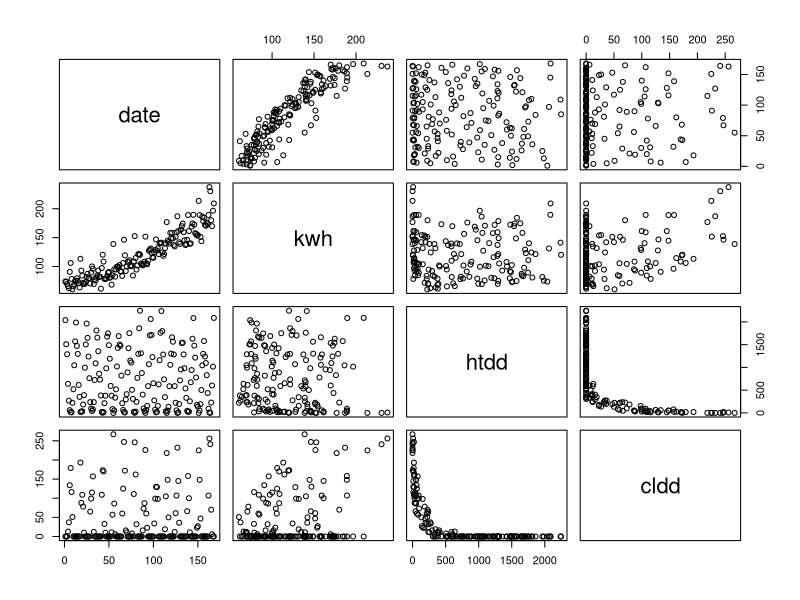
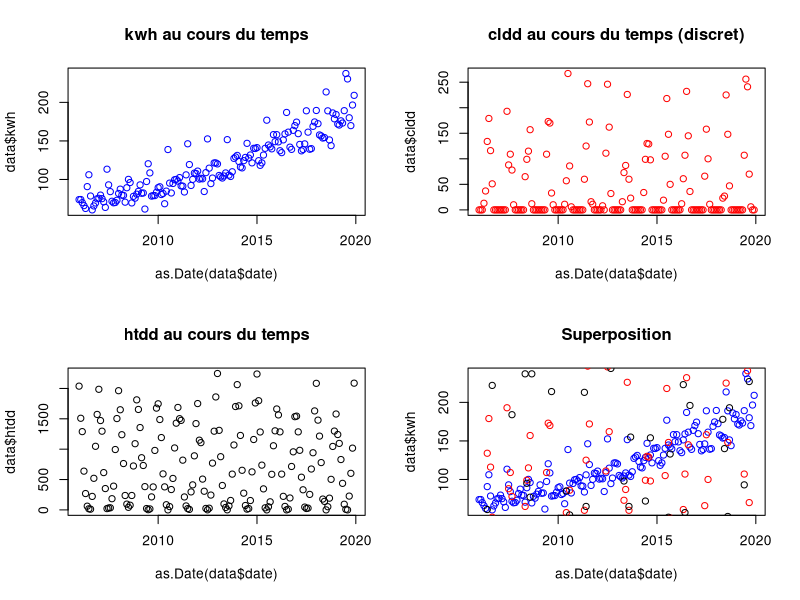
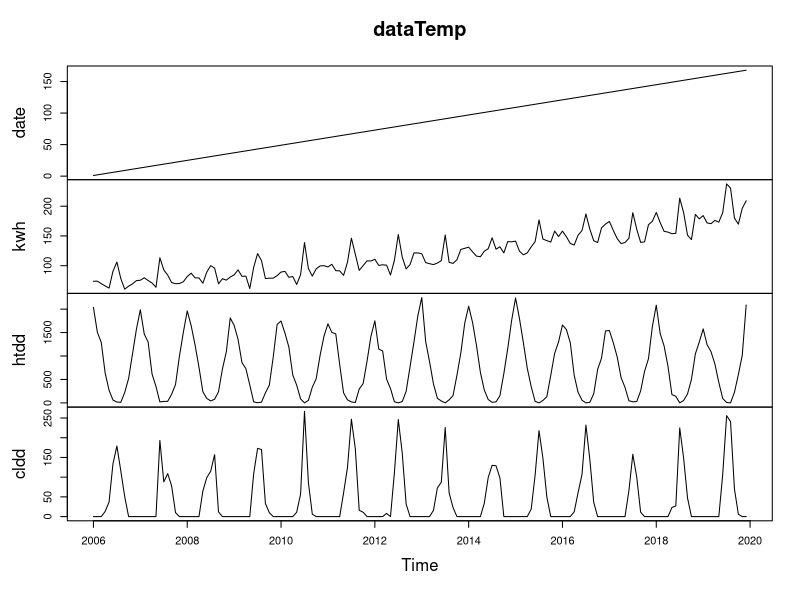
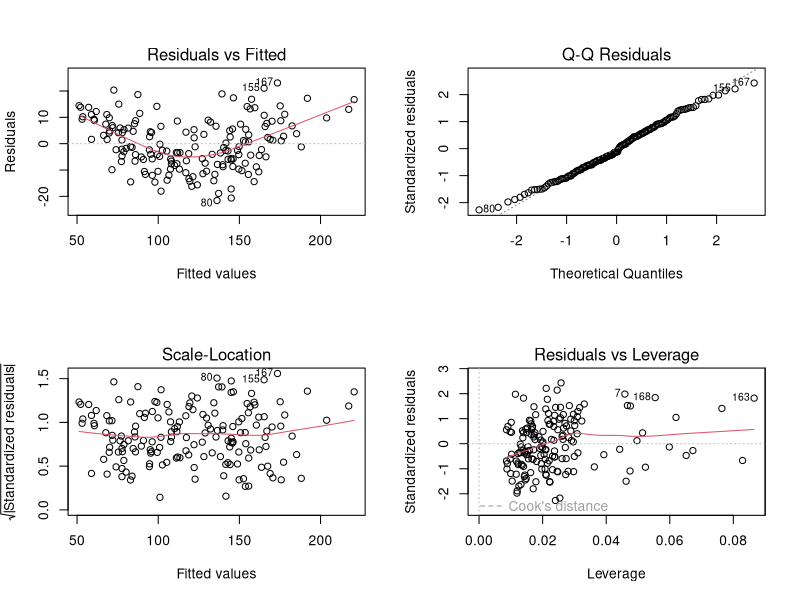
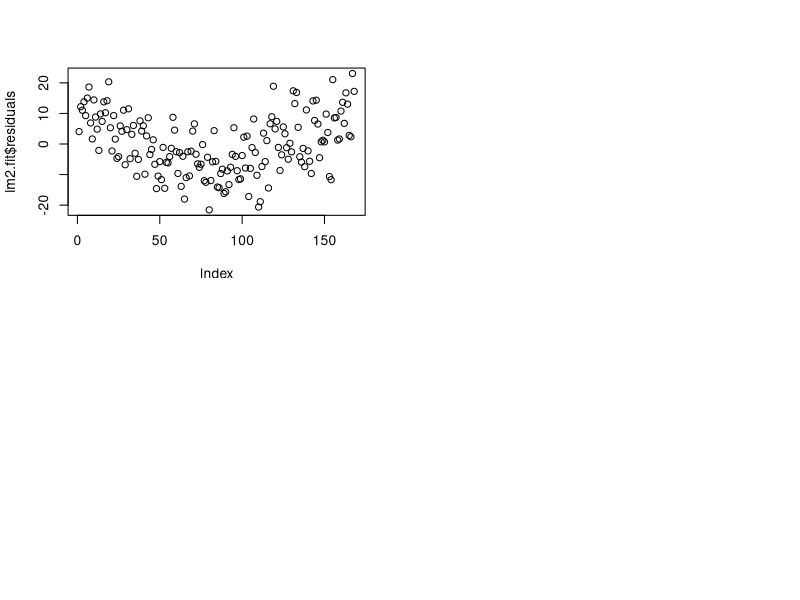
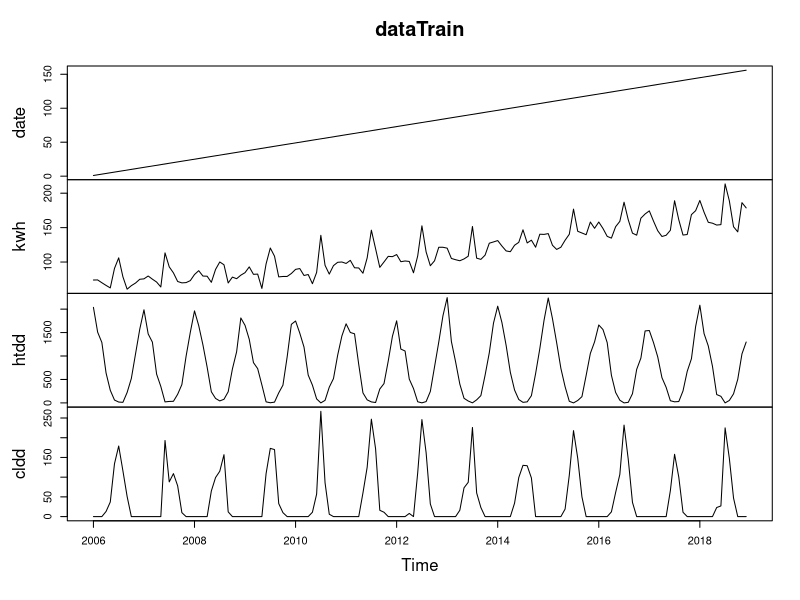
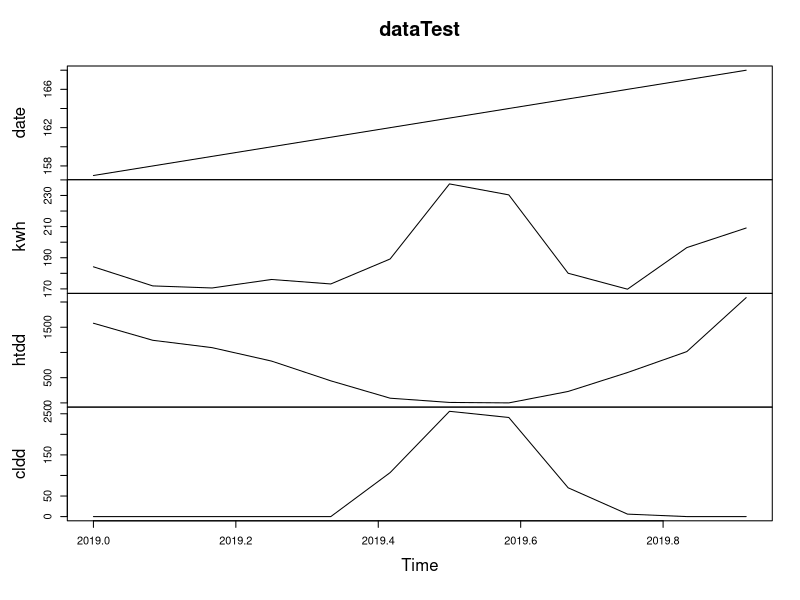
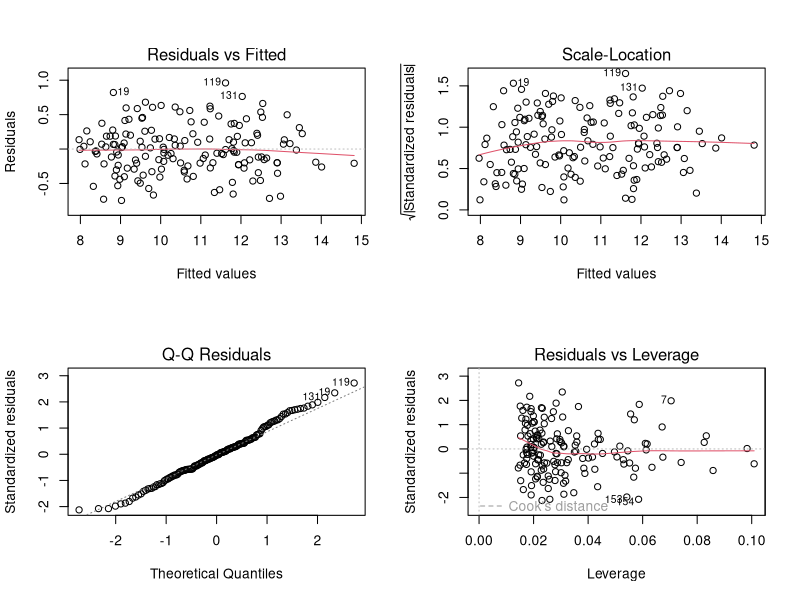

R code for these plots, in order:
## ---- chunk 1
data <- read.table("Data_app.txt", header=TRUE)
names(data)
head(data)
summary(data)
## ---- chunk 2
plot(data)

par(mfrow=c(2,2))
plot(as.Date(data$date),data$kwh,col="blue" )
title("kwh au cours du temps")
plot(as.Date(data$date),data$cldd,col="red")
title("cldd au cours du temps (discret)")
plot(as.Date(data$date),data$htdd)
title("htdd au cours du temps")

plot(as.Date(data$date),data$kwh,col="blue" )
points(as.Date(data$date),data$cldd,col="red")
points(as.Date(data$date),data$htdd)
title("Superposition")

dataTemp <- ts(data, start = c(2006,1), frequency=12)
plot(dataTemp)

htdd <- dataTemp[,"htdd"]
cldd <- dataTemp[,"cldd"]
kwh <- dataTemp[,"kwh"]
date <-dataTemp[,"date"]

## ---- chunk 3


#on commence notre regression avec le prédicteur htdd uniquement 
lm0.fit <- lm(kwh ~ htdd  )

#On ajoute le prédicteur cldd
lm1.fit <- lm(kwh ~ htdd + cldd )

#On ajoute le prédicteur date
lm2.fit <- lm(kwh ~ date + htdd + cldd)

#On compare les trois modèles
summary(lm0.fit)
summary(lm1.fit)
summary(lm2.fit)

## ---- chunk 4
par(mfrow=c(2,2))
plot(lm2.fit)
## ---- chunk 5
library(lmtest)
lmtest::bptest(lm2.fit)
## ---- chunk 6
data[c(7,168,163),]
## ---- chunk 7
plot(lm2.fit$residuals)
## ---- chunk 8

dataTrainBrut <- dataTemp[1:156,]
dataTestBrut <- dataTemp[157:168,]
dataTrain <- ts(dataTrainBrut, start = c(2006,1), frequency=12)
dataTest <- ts(dataTestBrut, start = c(2019,1), frequency=12)
yTest <- dataTemp[157:168,2]
plot(dataTrain)
plot(dataTest)


## ---- chunk 9
#la fonction attend comme paramètre la somme des résidus. Dans notre cas , ils sont accessibles via la commande modele_regression$residuals
compute_rmse <- function(x){
  sqrt(mean(x^2))
}

## ---- chunk 10

lm2.fit <- lm(kwh ~ date + htdd + cldd, data = dataTrain)
yEstime2 <- predict(lm2.fit, newdata = dataTest)
residus2 <- yTest-yEstime2
compute_rmse(residus2)

lm3.fit <- lm(kwh ~ htdd + date + cldd + I(date^2), data= dataTrain )
yEstime3 <- predict(lm3.fit, newdata = dataTest)
residus3 <- yTest-yEstime3
compute_rmse(residus3)

lm4.fit <- lm(log(kwh) ~ htdd + date + cldd + I(date^2), data= dataTrain )
yEstime4 <- predict(lm4.fit, newdata = dataTest)
yEstime4 <- exp(yEstime4)
residus4 <- yTest-yEstime4
compute_rmse(residus4)

lm5.fit <- lm(sqrt(kwh) ~ htdd +  date + cldd  + I(date^2) , data= dataTrain )
yEstime5 <- predict(lm5.fit, newdata = dataTest)
yEstime5 <- yEstime5^2
residus5 <- yTest-yEstime5
compute_rmse(residus5)


lm6.fit <- lm(kwh ~ htdd + date + cldd  + sqrt(date)+ I(date^2), data= dataTrain )
yEstime6 <- predict(lm6.fit, newdata = dataTest)
residus6 <- yTest-yEstime6
compute_rmse(residus6)

summary(lm2.fit)
summary(lm3.fit)
summary(lm5.fit)
summary(lm5.fit)
summary(lm6.fit)



## ---- chunk 11
summary(lm5.fit)
plot(lm5.fit)

summary(lm3.fit)
plot(lm3.fit)
## ---- chunk 12

dataTempTwo <- data[, 2]
dataSeriesTwo <- ts(data=dataTempTwo, start = c(2006,1), freq=12 )

acfSerie <- acf( as.vector(dataSeriesTwo), lag=20, ylim = c(-1,1), 
          main = expression(paste("ACF empirique de la série ", y[t])), xlab="Décalage h", lwd=2)

pacfSerie <- pacf(
  
   as.vector(dataSeriesTwo), lag=20, ylim = c(-1,1), 
          main = expression(paste("PACF empirique de la série ", y[t])), xlab="Décalage h", lwd=2
)

## ---- chunk 13
library(tseries)
adf.test(dataTempTwo)

## ---- chunk 14

diffdataSeriesTwo<- diff(dataSeriesTwo)
mu <- mean(diffdataSeriesTwo)
op <- par(mfrow = c(2,1), mex=0.9)
plot(diffdataSeriesTwo, type='o', main = expression(paste("Série différenciée ")),
     xlab="Temps", ylab = expression(y[t]))
abline(h=mu, col="red", lwd=2)
plot(dataSeriesTwo, type='l', xlab="Temps", ylab="kwh",
     main="Série initiale kwh",cex.main=1)
grid()


## ---- chunk 15


adf.test(diffdataSeriesTwo)

## ---- chunk 16
lag.plot(diffdataSeriesTwo,12, layout=c(2,6), diag.col="red")
## ---- chunk 17

acfSerieDiff <- acf( as.vector(diffdataSeriesTwo), lag=50, ylim = c(-1,1), 
          main = expression(paste("ACF empirique de la série ")), xlab="Décalage h", lwd=2)
pacfSerieDiff <- pacf(
  
   as.vector(diffdataSeriesTwo), lag=50, ylim = c(-1,1), 
          main = expression(paste("PACF empirique de la série ")), xlab="Décalage h", lwd=2
)


## ---- chunk 18
library(forecast)
sarimaModel <- auto.arima(dataTrain[,2], D= 1, d=1, approximation = FALSE, seasonal = TRUE)
summary(sarimaModel)
myforecasts <- forecast::forecast(sarimaModel, h=12) 
yEstime7 <- myforecasts$mean
residus7 <- yTest-yEstime7
compute_rmse(residus7)
## ---- chunk 19


yEstimeFinal <- ((yEstime3 + yEstime5)*2 + yEstime7 )/5
residus7 <- yTest - yEstimeFinal
compute_rmse(residus7)


## ---- chunk 20
#load des données er séparation des jeux de donnees


data.app.brut <- read.table("Data_app.txt", header=TRUE)
data.app <- data.app.brut[,-2]
data.test <- read.table("Data_test.txt", header=TRUE)
data.final <- rbind(data.app, data.test)

#pour modèle regression multiples
data.final.ts.train <- ts(data.app.brut, start = c(2006,1), frequency=12)
data.final.ts <- ts(data.final, start = c(2006,1), frequency=12)
data.final.ts.test.brut <- data.final.ts[169:180,]
data.final.ts.test <- ts(data.final.ts.test.brut, start = c(2006,1), frequency=12)


#pour modèle sarima
data.final.train.sarima <- ts(data.app.brut[,2], start = c(2006,1), frequency=12)


#training
lm3.fit <- lm(kwh ~ htdd + date + cldd + I(date^2), data= data.final.ts.train)
lm5.fit <- lm(sqrt(kwh) ~ htdd +  date + cldd  + I(date^2) , data= data.final.ts.train )
sarimaModelFinal <- auto.arima(data.final.train.sarima, D= 1, d=1, approximation = FALSE, seasonal = TRUE)


#prediction
yEstimefinal.3 <- predict(lm3.fit, newdata = data.final.ts.test)
yEstimefinal.5 <- predict(lm5.fit, newdata = data.final.ts.test)
yEstimefinal.5  <- yEstimefinal.5^2
forecasts.final <- forecast::forecast(sarimaModelFinal, h=12) 
yEstimefinal.7 <- forecasts.final$mean

yPreditfinal <- ((yEstimefinal.3+ yEstimefinal.5)*2 + yEstimefinal.7)/5


## ---- chunk 21

print(yEstimefinal.3)
print(yEstimefinal.5)
print(yEstimefinal.7)
print(yPreditfinal)
